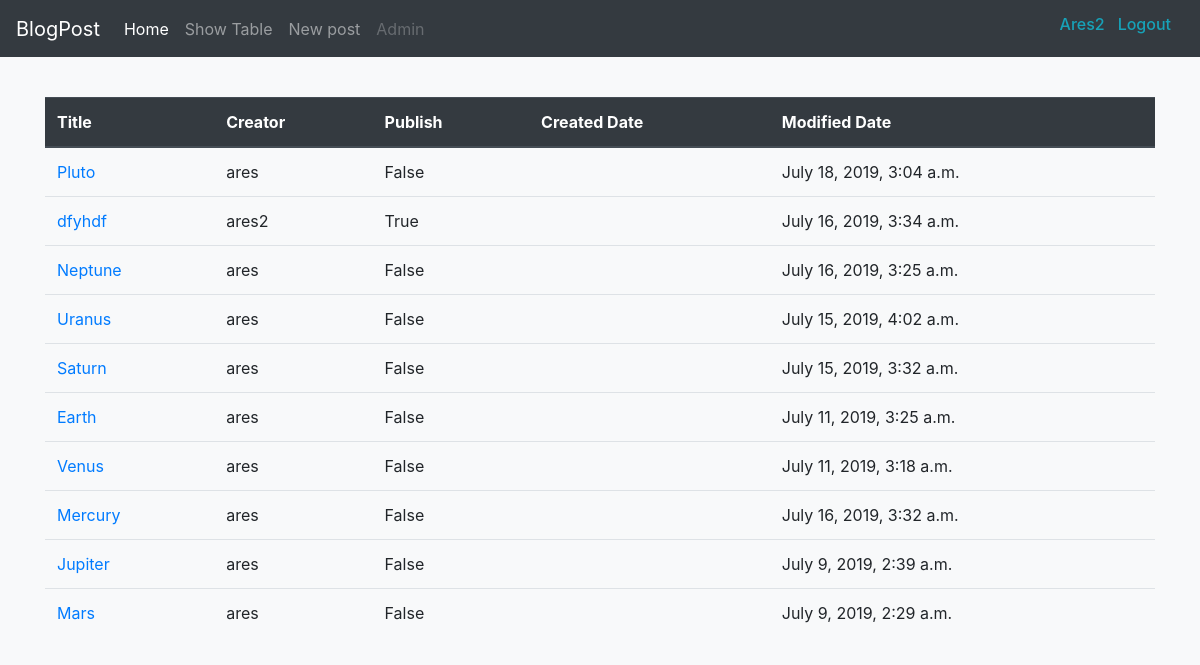
The page /index/table/ (signed in) on the database its author committed.
### post/models.py (models this page shows, shortened)
class BaseModel(models.Model):
    created_date = models.DateTimeField(auto_now_add=True)
    modified_date = models.DateTimeField(auto_now=True)
    class Meta:
        abstract = True

class Post(BaseModel):
    TYPE_CHOICES = (("private", "Private"), ("public", "Public"))
    title = models.CharField(max_length=200, verbose_name="Post Title")
    description = models.TextField(help_text="Description")
    creator = models.ForeignKey(User, on_delete=models.PROTECT)
    image = models.ImageField(upload_to="post/images", null=True, blank=True)
    total_comments = models.IntegerField(default=0)
    type = models.CharField(max_length=10, choices=TYPE_CHOICES, default="public")
    is_published = models.BooleanField(null=False, blank=False, default=False)
    class Meta:
        ordering = ["-created_date", "-modified_date"]
        verbose_name = "BlogPost"

### post/views.py (the view)
# urls.py: path("table/", TableView.as_view(), name="table"),
class TableView(ListView):
    template_name = "table.html"
    model = Post

### post/templates/table.html
{% extends 'base.html' %}
  {% block content %}
<br />
<table class="table">
  <thead class="thead-dark">
     <tr>
       <th scope="col">Title</th>
       <th scope="col">Creator</th>
       <th scope="col">Publish</th>
       <th scope="col">Created Date</th>
       <th scope="col">Modified Date</th>
     </tr>
  </thead>
  <tbody>
    {% for obj in object_list %}
      <tr>
        <td><a href="{% url 'detail' obj.pk %}">{{obj.title}}</a></td>
        <td>{{obj.creator}}</td>
        <td>{{obj.is_published}}</td>
        <td>{{obj.published_date}}</td>
        <td>{{obj.modified_date}}</td>
      </tr>
    {%endfor%}
  </tbody>
  </table>
    {% endblock %}

### post/templates/base.html (shortened to what this page needs)
{% load static %}
{% load bootstrap4 %}
<!doctype html>
<html lang="en">
<head>
  <link rel="stylesheet" href="https://stackpath.bootstrapcdn.com/bootstrap/4.3.1/css/bootstrap.min.css">
</head>
<body class="bg-light">
        <div class="row">
            <div class="col md-12">
              <header>
                <nav class="navbar navbar-expand-xl navbar-dark bg-dark mb-3">
                  <a class="navbar-brand" href="#">BlogPost</a>
                  <div class="collapse navbar-collapse" id="navbarSupportedContent">
                    <ul class="navbar-nav mr-auto">
                      <li class="nav-item active">
                        <a class="nav-link" href="{% url 'list' %}">Home <span class="sr-only">(current)</span></a>
                      </li>
                      <li class="nav-item">
                        <a class="nav-link" href="{% url 'table' %}">Show Table</a>
                      </li>
                      <li class="nav-item">
                            <a class="nav-link" href="{% url 'post_new' %}">New post</a>
                      </li>
                      <li class="nav-item">
                        <a class="nav-link disabled" href="#">Admin</a>
                      </li>
                    </ul>
<h6 class="display-6 text-info ">{{ user.username|title }}</h6>
{% if not user.is_authenticated %}
<a href="{% url 'signup' %}" class="btn btn-default navbar-btn text-info"><h6 class="display-6 text-info ">Register</h6></a>
<a href="{% url 'login' %}" class="btn btn-default navbar-btn text-info"><h6 class="display-6 text-info ">Login</h6></a>
{% else %}
<a href="{% url 'logout' %}" class="btn btn-default navbar-btn text-info"><h6 class="display-6 text-info ">Logout</h6></a>
{% endif %}
                  </div>
                </nav>
              </header>
</div>
</div>
<div class="container" >
  {% block content %}
  {% endblock %}
</div>
</body>
</html>

### rows shown on the page
Post: title "Pluto", creator "ares", is_published "False", modified_date "July 18, 2019, 3:04 a.m."
Post: title "dfyhdf", creator "ares2", is_published "True", modified_date "July 16, 2019, 3:34 a.m."
Post: title "Neptune", creator "ares", is_published "False", modified_date "July 16, 2019, 3:25 a.m."
Post: title "Uranus", creator "ares", is_published "False", modified_date "July 15, 2019, 4:02 a.m."
Post: title "Saturn", creator "ares", is_published "False", modified_date "July 15, 2019, 3:32 a.m."
Post: title "Earth", creator "ares", is_published "False", modified_date "July 11, 2019, 3:25 a.m."
Post: title "Venus", creator "ares", is_published "False", modified_date "July 11, 2019, 3:18 a.m."
Post: title "Mercury", creator "ares", is_published "False", modified_date "July 16, 2019, 3:32 a.m."
Post: title "Jupiter", creator "ares", is_published "False", modified_date "July 9, 2019, 2:39 a.m."
Post: title "Mars", creator "ares", is_published "False", modified_date "July 9, 2019, 2:29 a.m."

### other values the page prints
{{ user.username|title }} "Ares2"
